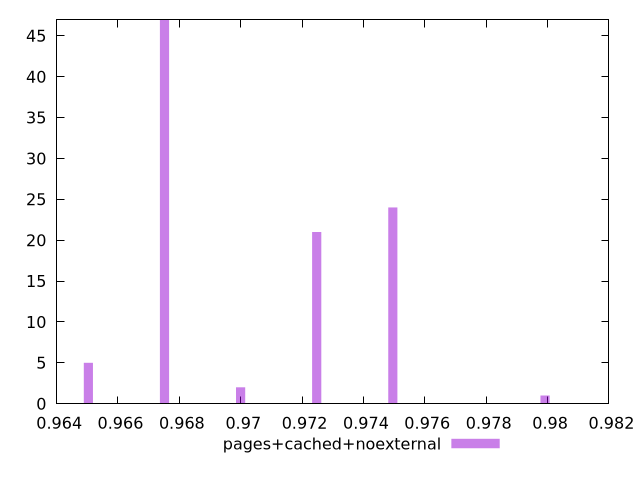

Source code (gnuplot):
$_pagesCachedNoexternal <<EOF
0.9675156744277607 47
0.9724772932709799 21
0.9699964838493703 2
0.9749581026925895 24
0.965034865006151 5
0.9799197215358089 1
EOF
$_pagesCachedNoexternalNojs <<EOF
EOF
set key outside below
set terminal pngcairo
set output "report_00005_2020-11-02T22-26-11.212Z/speed-index/speed-index_pages+cached+noexternal_pages+cached+noexternal+nojs+hist.png"
set boxwidth 0.0002976971305931575
set style fill transparent solid 0.5 noborder
set yrange [0:47]
plot $_pagesCachedNoexternal title "pages+cached+noexternal" with boxes ,$_pagesCachedNoexternalNojs title "pages+cached+noexternal+nojs" with boxes ,
